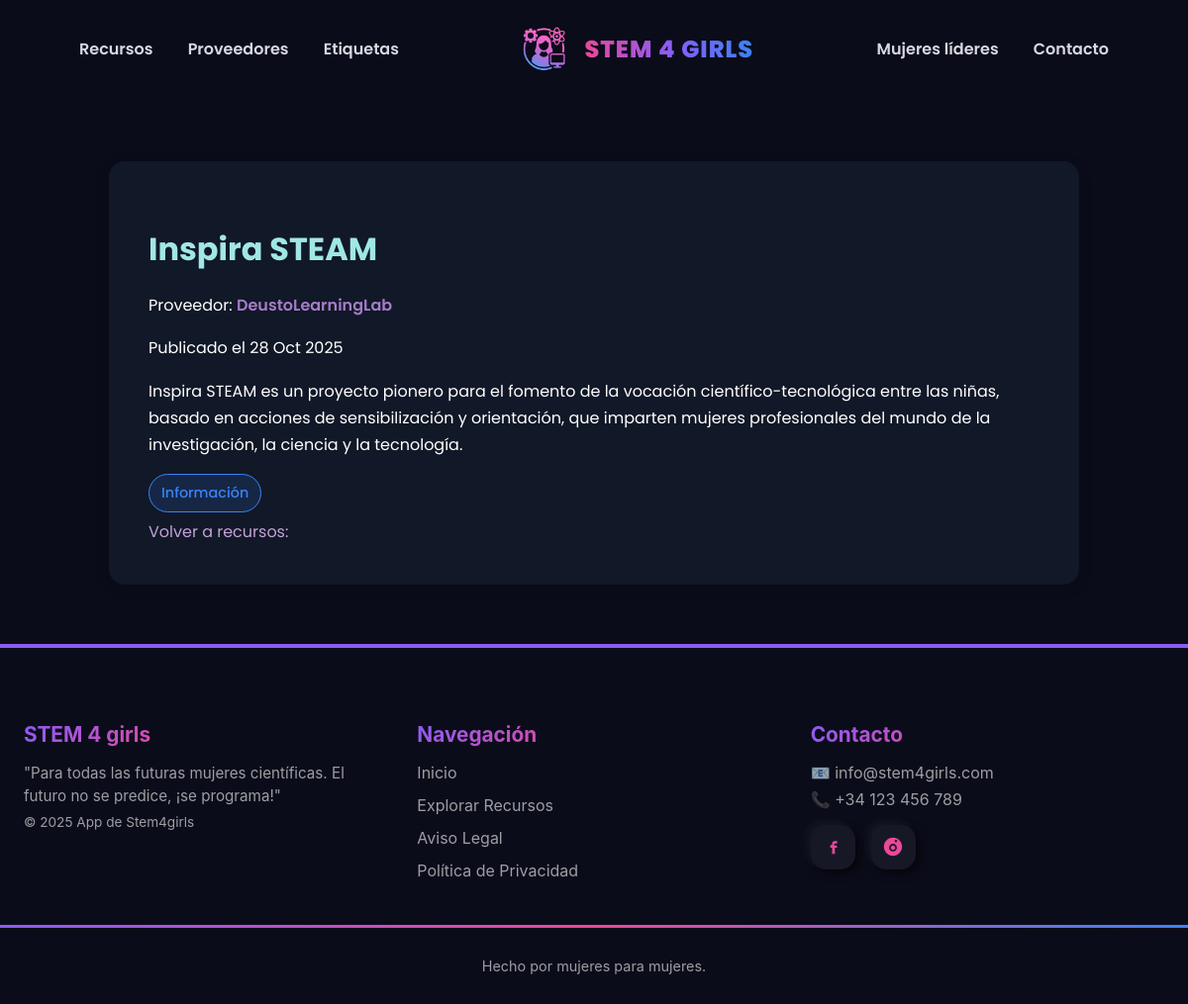
The page /appstem4girls/recursos/3/ on the database as committed earlier.
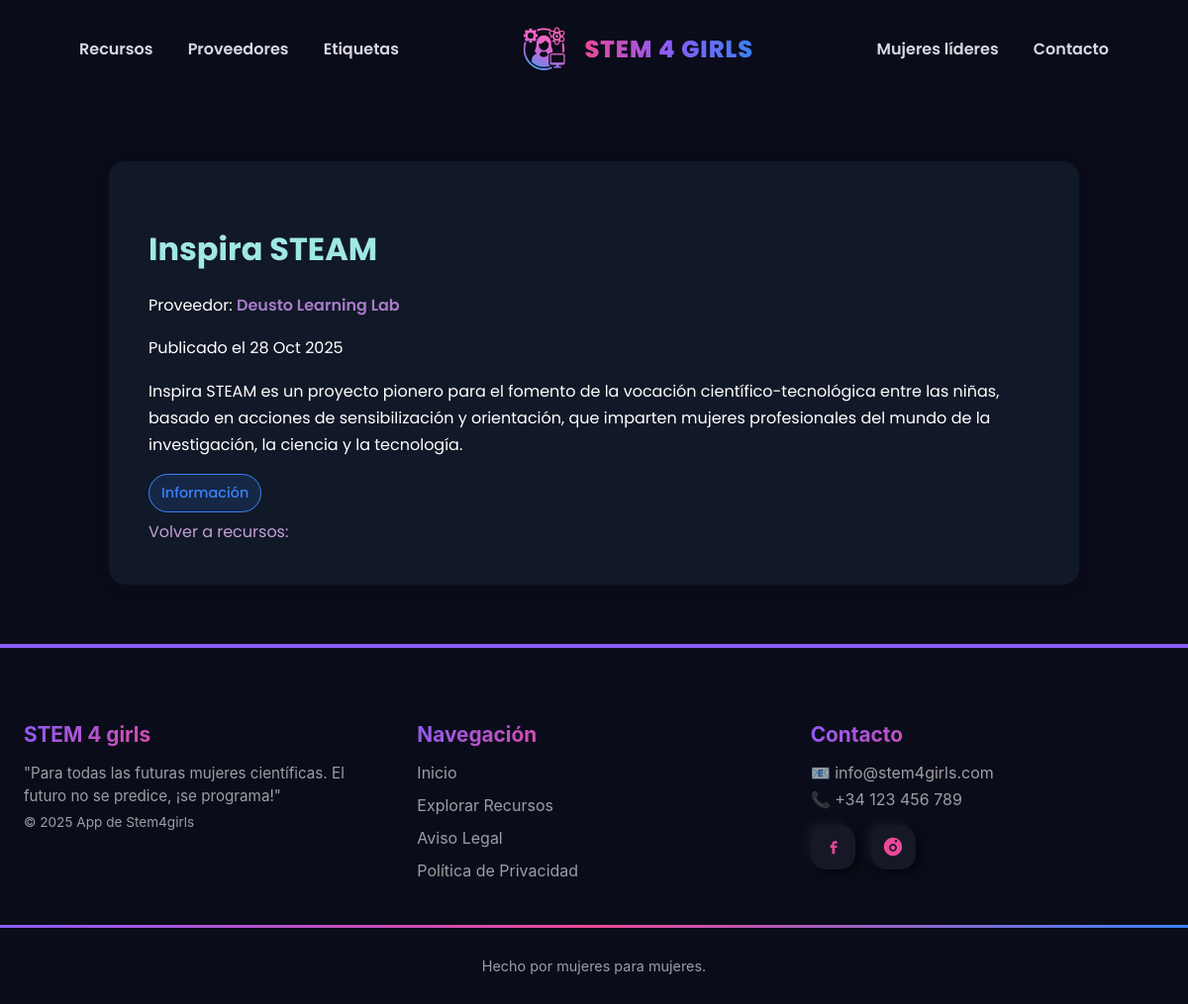
The same page on the database as committed later.
### appstem4girls/models.py (models this page shows, shortened)
class Recurso(models.Model):
    titulo = models.CharField(max_length=200)
    descripcion = models.TextField()
    fecha_publicacion = models.DateField(auto_now_add=True)
    enlace = models.URLField(blank=True)
    proveedor = models.ForeignKey(Proveedor, on_delete=models.CASCADE, related_name='recursos')
    tags = models.ManyToManyField(Tag, related_name='recursos')

class Proveedor(models.Model):
    nombre = models.CharField(max_length=100)
    descripcion = models.TextField()
    ciudad = models.CharField(max_length=150, blank=True)
    direccion = models.CharField(max_length=200, blank=True)
    telefono = models.CharField(max_length=20, blank=True)
    email = models.EmailField(blank=True)
    web = models.URLField(blank=True, null=True)

### appstem4girls/views.py (the view)
# urls.py: path('recursos/<int:recurso_id>/', views.detalle_recurso, name='detalle_recurso'),
def detalle_recurso(request, recurso_id):
    recurso = get_object_or_404(Recurso, id=recurso_id)
    return render(request, 'detalle_recurso.html', {'recurso': recurso})

### appstem4girls/templates/detalle_recurso.html
{% extends 'base.html' %}
{% load static %}
{% block extra_css %}
<link rel="stylesheet" href="{% static 'css/recursos.css' %}">
{% endblock %}
{% block contenido %}
<div class="recurso">
    <h1>{{ recurso.titulo }}</h1>
    <p id="Proveedor_r_link">Proveedor:
        <a href="{% url 'detalle_proveedor' recurso.proveedor.id %}">
            {{ recurso.proveedor.nombre }}</a>
    </p>
    <p> Publicado el {{ recurso.fecha_publicacion|date:"d M Y" }} </p>
    <p>{{recurso.descripcion}}</p>
    {% if recurso.tags.all %}
        <div class="tags_recurso">
            {% for tag in recurso.tags.all %}
                <a href="{% url 'detalle_tag' tag.id %}" class="tag">
                    {{ tag.nombre }}
                </a>
            {% endfor %}
        </div>
    {% endif %}
     <div class="enlace_recursos">
    <a href="{% url 'lista_recursos' %}">Volver a recursos:</a></div>
</div>
{% endblock %}

Rows that differ between the two databases and show on the page:
changed through a linked row, Recurso "Inspira STEAM": proveedor.nombre "DeustoLearningLab" → "Deusto Learning Lab"
